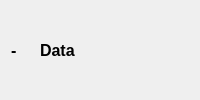
            <widget class="QWidget" name="data_cur_page">
             <layout class="QHBoxLayout" name="horizontalLayout_37">
              <item>
               <widget class="QLabel" name="lbl_data_cur_page_">
                <property name="sizePolicy">
                 <sizepolicy hsizetype="Preferred" vsizetype="Preferred">
                  <horstretch>0</horstretch>
                  <verstretch>0</verstretch>
                 </sizepolicy>
                </property>
                <property name="font">
                 <font>
                  <pointsize>12</pointsize>
                  <weight>75</weight>
                  <bold>true</bold>
                 </font>
                </property>
                <property name="text">
                 <string>- </string>
                </property>
                <property name="alignment">
                 <set>Qt::AlignCenter</set>
                </property>
               </widget>
              </item>
              <item>
               <widget class="QLabel" name="lbl_data_cur_page_icon">
                <property name="sizePolicy">
                 <sizepolicy hsizetype="Maximum" vsizetype="Preferred">
                  <horstretch>0</horstretch>
                  <verstretch>0</verstretch>
                 </sizepolicy>
                </property>
                <property name="text">
                 <string/>
                </property>
               </widget>
              </item>
              <item>
               <widget class="QLabel" name="lbl_data_cur_page_header">
                <property name="font">
                 <font>
                  <pointsize>12</pointsize>
                  <weight>75</weight>
                  <bold>true</bold>
                 </font>
                </property>
                <property name="text">
                 <string>Data</string>
                </property>
                <property name="scaledContents">
                 <bool>false</bool>
                </property>
               </widget>
              </item>
              <item>
               <spacer name="horizontalSpacer_10">
                <property name="orientation">
                 <enum>Qt::Horizontal</enum>
                </property>
                <property name="sizeHint" stdset="0">
                 <size>
                  <width>88</width>
                  <height>20</height>
                 </size>
                </property>
               </spacer>
              </item>
             </layout>
            </widget>
